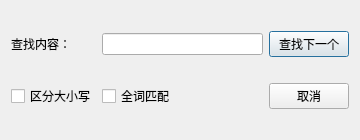
<?xml version="1.0" encoding="UTF-8"?>
<ui version="4.0">
 <class>FindDialog</class>
 <widget class="QDialog" name="FindDialog">
  <property name="geometry">
   <rect>
    <x>0</x>
    <y>0</y>
    <width>360</width>
    <height>140</height>
   </rect>
  </property>
  <property name="windowTitle">
   <string>查找</string>
  </property>
  <layout class="QGridLayout" name="gridLayout">
   <item row="0" column="0">
    <widget class="QLabel" name="label">
     <property name="text">
      <string>查找内容：</string>
     </property>
    </widget>
   </item>
   <item row="0" column="1">
    <widget class="QLineEdit" name="findEdit"/>
   </item>
   <item row="0" column="2">
    <widget class="QPushButton" name="findNextButton">
     <property name="text">
      <string>查找下一个</string>
     </property>
     <property name="default">
      <bool>true</bool>
     </property>
    </widget>
   </item>
   <item row="1" column="0">
    <widget class="QCheckBox" name="caseCheck">
     <property name="text">
      <string>区分大小写</string>
     </property>
    </widget>
   </item>
   <item row="1" column="1">
    <widget class="QCheckBox" name="wholeWordCheck">
     <property name="text">
      <string>全词匹配</string>
     </property>
    </widget>
   </item>
   <item row="1" column="2">
    <widget class="QPushButton" name="cancelButton">
     <property name="text">
      <string>取消</string>
     </property>
    </widget>
   </item>
  </layout>
 </widget>
 <resources/>
 <connections/>
</ui>
